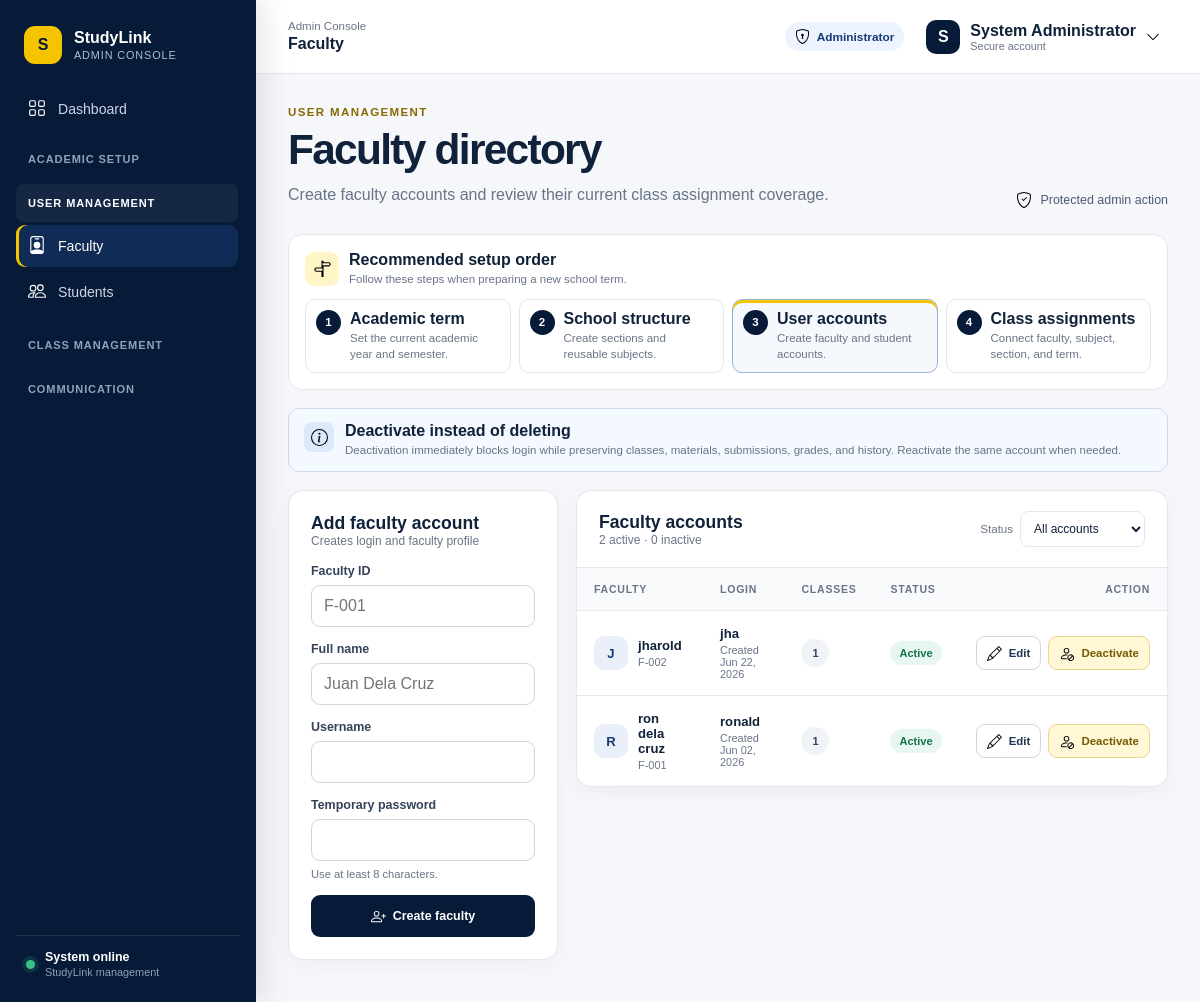
The page /admin/faculty/index.php (signed in) on the database its author committed.
### tables this page shows
CREATE TABLE `faculty` (
  `id` int(11) NOT NULL,
  `user_id` int(11) NOT NULL,
  `faculty_id` varchar(50) NOT NULL,
  `created_at` timestamp NOT NULL DEFAULT current_timestamp()
);

CREATE TABLE `users` (
  `id` int(11) NOT NULL,
  `fullname` varchar(100) NOT NULL,
  `username` varchar(50) NOT NULL,
  `password` varchar(255) NOT NULL,
  `role` enum('admin','faculty','student') NOT NULL,
  `status` enum('active','inactive') DEFAULT 'active',
  `created_at` timestamp NOT NULL DEFAULT current_timestamp()
);

### auth/auth.php (called while the page is built, shortened)
<?php
if (!defined('STUDYLINK_AUTH_LOADED')) {
    function e($value) { return htmlspecialchars((string) $value, ENT_QUOTES, 'UTF-8'); }
}

### admin/faculty/index.php (the view, shortened to what this page needs)
<?php
include '../../auth/auth.php';
include '../../config/database.php';
include '../../includes/admin_ui.php';
$query = mysqli_query(
    $conn,
    "SELECT f.id, f.faculty_id, f.created_at, u.fullname, u.username, u.status,
            COUNT(ca.id) AS class_count
     FROM faculty f
     INNER JOIN users u ON u.id = f.user_id
     LEFT JOIN class_assignments ca ON ca.faculty_id = f.id
     GROUP BY f.id, f.faculty_id, f.created_at, u.fullname, u.username, u.status
     ORDER BY u.fullname"
);
$faculty = $query ? mysqli_fetch_all($query, MYSQLI_ASSOC) : [];
$status_filter = $_GET['status'] ?? 'all';
$visible_faculty = array_values(array_filter($faculty, function ($row) use ($status_filter) {
    return $status_filter === 'all' || $row['status'] === $status_filter;
}));
$active_faculty = count(array_filter($faculty, function ($row) {
    return $row['status'] === 'active';
}));
render_admin_page_start('faculty', 'Faculty', 'Faculty directory', 'Create faculty accounts and review their current class assignment coverage.', 'User Management');
?>
<div class="admin-content-grid">
    <section class="admin-card admin-form-card">
        <div class="admin-section-head"><div><h2>Add faculty account</h2><span>Creates login and faculty profile</span></div></div>
        <form class="admin-form" action="add.php" method="POST" autocomplete="off">
            <div class="admin-field">
                <label for="faculty_id">Faculty ID</label>
                <input id="faculty_id" type="text" name="faculty_id" placeholder="F-001" maxlength="50" required>
            </div>
            <div class="admin-field">
                <label for="fullname">Full name</label>
                <input id="fullname" type="text" name="fullname" placeholder="Juan Dela Cruz" maxlength="100" required>
            </div>
            <div class="admin-field">
                <label for="username">Username</label>
                <input id="username" type="text" name="username" maxlength="50" required autocomplete="off">
            </div>
            <div class="admin-field">
                <label for="password">Temporary password</label>
                <input id="password" type="password" name="password" minlength="8" required autocomplete="new-password">
                <small>Use at least 8 characters.</small>
            </div>
            <button class="admin-button primary" type="submit"><?= study_icon('person-plus'); ?> Create faculty</button>
        </form>
    </section>
    <section class="admin-card admin-table-card">
        <div class="admin-section-head">
            <div><h2>Faculty accounts</h2><span><?= number_format($active_faculty); ?> active · <?= number_format(count($faculty) - $active_faculty); ?> inactive</span></div>
            <form class="admin-compact-filter" method="GET">
                <label for="faculty_status">Status</label>
                <select id="faculty_status" name="status" onchange="this.form.submit()">
                    <option value="all" <?= $status_filter === 'all' ? 'selected' : ''; ?>>All accounts</option>
                </select>
            </form>
        </div>
        <div class="admin-table-wrap">
            <table class="admin-data-table">
                <thead><tr><th>Faculty</th><th>Login</th><th>Classes</th><th>Status</th><th class="admin-table-action">Action</th></tr></thead>
                <tbody>
                <?php foreach ($visible_faculty as $row): ?>
                    <tr>
                        <td>
                            <div class="admin-person">
                                <span><?= e(strtoupper(substr($row['fullname'], 0, 1))); ?></span>
                                <span><strong><?= e($row['fullname']); ?></strong><small><?= e($row['faculty_id']); ?></small></span>
                            </div>
                        </td>
                        <td><strong><?= e($row['username']); ?></strong><small>Created <?= e(date('M d, Y', strtotime($row['created_at']))); ?></small></td>
                        <td><span class="admin-count-badge"><?= number_format($row['class_count']); ?></span></td>
                        <td><span class="admin-status-pill <?= e($row['status']); ?>"><?= e(ucfirst($row['status'])); ?></span></td>
                        <td class="admin-table-action">
                            <div class="admin-row-actions">
                                <a class="admin-button secondary small" href="edit.php?id=<?= e($row['id']); ?>"><?= study_icon('pencil'); ?> Edit</a>
                                <form action="status.php" method="POST" onsubmit="return confirm('<?= $row['status'] === 'active' ? 'Deactivate this faculty account? Login access will be blocked, but all records will be preserved.' : 'Reactivate this faculty account and restore login access?'; ?>')">
                                    <button class="admin-button <?= $row['status'] === 'active' ? 'warning' : 'success'; ?> small" type="submit">
                                        <?= study_icon($row['status'] === 'active' ? 'person-slash' : 'person-check'); ?>
                                        <?= $row['status'] === 'active' ? 'Deactivate' : 'Reactivate'; ?>
                                    </button>
                                </form>
                            </div>
                        </td>
                    </tr>
                <?php endforeach; ?>
                </tbody>
            </table>
        </div>
    </section>
</div>

### includes/ui_icons.php
<?php
function study_icon($name, $class = '', $label = '')
{
    $name = preg_replace('/[^a-z0-9-]/', '', strtolower((string) $name));
    $class = trim('study-icon ' . preg_replace('/[^a-zA-Z0-9 _-]/', '', (string) $class));
    $aria = $label !== ''
        ? ' role="img" aria-label="' . e($label) . '"'
        : ' aria-hidden="true"';
    return '<svg class="' . e($class) . '"' . $aria . '>'
        . '<use href="/studyLink/assets/icons/bootstrap-icons.svg#' . e($name) . '"></use>'
        . '</svg>';
}

### assets/css/app-shell.css (style rules this page uses)
:root { --portal-navy: #071a38; --portal-blue: #0b2b5b; --portal-gold: #f5c400; --portal-bg: #f5f7fc; --portal-border: #e4e8f0; --portal-text: #10213a; --portal-muted: #687386; --portal-danger: #c52a2f; }
* { box-sizing: border-box; }
button, input, select, textarea { font: inherit; }

### rows shown on the page
faculty: user.fullname "J", user.fullname "jharold", faculty "F-002", user.username "jha", created_at "Jun 22, 2026", class_count "1", user.status "Active"
faculty: user.fullname "R", user.fullname "ron dela cruz", faculty "F-001", user.username "ronald", created_at "Jun 02, 2026", class_count "1", user.status "Active"

### other values the page prints
$item[2] "Dashboard"
$group "ACADEMIC SETUP"
$group "USER MANAGEMENT"
$item[2] "Faculty"
$item[2] "Students"
$group "CLASS MANAGEMENT"
$group "COMMUNICATION"
$breadcrumb "Admin Console"
$title "Faculty"
substr($_SESSION['fullname'] ?? 'A', 0, 1) "S"
$_SESSION['fullname'] "System Administrator"
$eyebrow "USER MANAGEMENT"
$heading "Faculty directory"
$description "Create faculty accounts and review their current class assignment coverage."
$step[0] "1"
